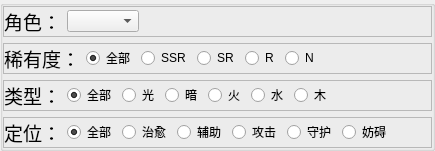
                  <widget class="QGroupBox" name="filterGroupBox">
                   <property name="sizePolicy">
                    <sizepolicy hsizetype="Preferred" vsizetype="Preferred">
                     <horstretch>0</horstretch>
                     <verstretch>0</verstretch>
                    </sizepolicy>
                   </property>
                   <property name="title">
                    <string/>
                   </property>
                   <layout class="QVBoxLayout" name="verticalLayout_37">
                    <property name="leftMargin">
                     <number>0</number>
                    </property>
                    <property name="topMargin">
                     <number>0</number>
                    </property>
                    <property name="rightMargin">
                     <number>0</number>
                    </property>
                    <property name="bottomMargin">
                     <number>0</number>
                    </property>
                    <item>
                     <widget class="QFrame" name="frame_40">
                      <property name="frameShape">
                       <enum>QFrame::StyledPanel</enum>
                      </property>
                      <property name="frameShadow">
                       <enum>QFrame::Raised</enum>
                      </property>
                      <layout class="QHBoxLayout" name="horizontalLayout_27">
                       <property name="leftMargin">
                        <number>0</number>
                       </property>
                       <property name="topMargin">
                        <number>0</number>
                       </property>
                       <property name="rightMargin">
                        <number>0</number>
                       </property>
                       <property name="bottomMargin">
                        <number>0</number>
                       </property>
                       <item>
                        <widget class="QLabel" name="label_24">
                         <property name="sizePolicy">
                          <sizepolicy hsizetype="Preferred" vsizetype="Preferred">
                           <horstretch>0</horstretch>
                           <verstretch>0</verstretch>
                          </sizepolicy>
                         </property>
                         <property name="font">
                          <font>
                           <family>思源宋体 CN</family>
                           <pointsize>14</pointsize>
                           <weight>50</weight>
                           <italic>false</italic>
                           <bold>false</bold>
                          </font>
                         </property>
                         <property name="text">
                          <string>角色：</string>
                         </property>
                        </widget>
                       </item>
                       <item>
                        <widget class="QComboBox" name="filterRoleComboBox"/>
                       </item>
                       <item>
                        <spacer name="horizontalSpacer_6">
                         <property name="orientation">
                          <enum>Qt::Horizontal</enum>
                         </property>
                         <property name="sizeHint" stdset="0">
                          <size>
                           <width>40</width>
                           <height>20</height>
                          </size>
                         </property>
                        </spacer>
                       </item>
                      </layout>
                     </widget>
                    </item>
                    <item>
                     <widget class="QFrame" name="frame_41">
                      <property name="frameShape">
                       <enum>QFrame::StyledPanel</enum>
                      </property>
                      <property name="frameShadow">
                       <enum>QFrame::Raised</enum>
                      </property>
                      <layout class="QHBoxLayout" name="horizontalLayout_28">
                       <property name="leftMargin">
                        <number>0</number>
                       </property>
                       <property name="topMargin">
                        <number>0</number>
                       </property>
                       <property name="rightMargin">
                        <number>0</number>
                       </property>
                       <property name="bottomMargin">
                        <number>0</number>
                       </property>
                       <item>
                        <widget class="QLabel" name="label_25">
                         <property name="font">
                          <font>
                           <family>思源宋体 CN</family>
                           <pointsize>14</pointsize>
                           <weight>50</weight>
                           <italic>false</italic>
                           <bold>false</bold>
                          </font>
                         </property>
                         <property name="text">
                          <string>稀有度：</string>
                         </property>
                        </widget>
                       </item>
                       <item>
                        <widget class="QRadioButton" name="filterRarityRadioBtn_All">
                         <property name="text">
                          <string>全部</string>
                         </property>
                         <property name="checked">
                          <bool>true</bool>
                         </property>
                        </widget>
                       </item>
                       <item>
                        <widget class="QRadioButton" name="filterRarityRadioBtn_SSR">
                         <property name="text">
                          <string>SSR</string>
                         </property>
                        </widget>
                       </item>
                       <item>
                        <widget class="QRadioButton" name="filterRarityRadioBtn_SR">
                         <property name="text">
                          <string>SR</string>
                         </property>
                        </widget>
                       </item>
                       <item>
                        <widget class="QRadioButton" name="filterRarityRadioBtn_R">
                         <property name="text">
                          <string>R</string>
                         </property>
                        </widget>
                       </item>
                       <item>
                        <widget class="QRadioButton" name="filterRarityRadioBtn_N">
                         <property name="text">
                          <string>N</string>
                         </property>
                        </widget>
                       </item>
                       <item>
                        <spacer name="horizontalSpacer_7">
                         <property name="orientation">
                          <enum>Qt::Horizontal</enum>
                         </property>
                         <property name="sizeHint" stdset="0">
                          <size>
                           <width>40</width>
                           <height>20</height>
                          </size>
                         </property>
                        </spacer>
                       </item>
                      </layout>
                     </widget>
                    </item>
                    <item>
                     <widget class="QFrame" name="frame_42">
                      <property name="frameShape">
                       <enum>QFrame::StyledPanel</enum>
                      </property>
                      <property name="frameShadow">
                       <enum>QFrame::Raised</enum>
                      </property>
                      <layout class="QHBoxLayout" name="horizontalLayout_29">
                       <property name="leftMargin">
                        <number>0</number>
                       </property>
                       <property name="topMargin">
                        <number>0</number>
                       </property>
                       <property name="rightMargin">
                        <number>0</number>
                       </property>
                       <property name="bottomMargin">
                        <number>0</number>
                       </property>
                       <item>
                        <widget class="QLabel" name="label_26">
                         <property name="font">
                          <font>
                           <family>思源宋体 CN</family>
                           <pointsize>14</pointsize>
                           <weight>50</weight>
                           <italic>false</italic>
                           <bold>false</bold>
                          </font>
                         </property>
                         <property name="text">
                          <string>类型：</string>
                         </property>
                        </widget>
                       </item>
                       <item>
                        <widget class="QRadioButton" name="filterTypeRadioBtn_All">
                         <property name="text">
                          <string>全部</string>
                         </property>
                         <property name="checked">
                          <bool>true</bool>
                         </property>
                        </widget>
                       </item>
                       <item>
                        <widget class="QRadioButton" name="filterTypeRadioBtn_Lignt">
                         <property name="text">
                          <string>光</string>
                         </property>
                        </widget>
                       </item>
                       <item>
                        <widget class="QRadioButton" name="filterTypeRadioBtn_Dark">
                         <property name="text">
                          <string>暗</string>
                         </property>
                        </widget>
                       </item>
                       <item>
                        <widget class="QRadioButton" name="filterTypeRadioBtn_Fire">
                         <property name="text">
                          <string>火</string>
                         </property>
                        </widget>
                       </item>
                       <item>
                        <widget class="QRadioButton" name="filterTypeRadioBtn_Water">
                         <property name="text">
                          <string>水</string>
                         </property>
                        </widget>
                       </item>
                       <item>
                        <widget class="QRadioButton" name="filterTypeRadioBtn_Wood">
                         <property name="text">
                          <string>木</string>
                         </property>
                        </widget>
                       </item>
                       <item>
                        <spacer name="horizontalSpacer_8">
                         <property name="orientation">
                          <enum>Qt::Horizontal</enum>
                         </property>
                         <property name="sizeHint" stdset="0">
                          <size>
                           <width>40</width>
                           <height>20</height>
                          </size>
                         </property>
                        </spacer>
                       </item>
                      </layout>
                     </widget>
                    </item>
                    <item>
                     <widget class="QFrame" name="frame_39">
                      <property name="frameShape">
                       <enum>QFrame::StyledPanel</enum>
                      </property>
                      <property name="frameShadow">
                       <enum>QFrame::Raised</enum>
                      </property>
                      <layout class="QHBoxLayout" name="horizontalLayout_26">
                       <property name="leftMargin">
                        <number>0</number>
                       </property>
                       <property name="topMargin">
                        <number>0</number>
                       </property>
                       <property name="rightMargin">
                        <number>0</number>
                       </property>
                       <property name="bottomMargin">
                        <number>0</number>
                       </property>
                       <item>
                        <widget class="QLabel" name="label_23">
                         <property name="font">
                          <font>
                           <family>思源宋体 CN</family>
                           <pointsize>14</pointsize>
                           <weight>50</weight>
                           <italic>false</italic>
                           <bold>false</bold>
                          </font>
                         </property>
                         <property name="text">
                          <string>定位：</string>
                         </property>
                        </widget>
                       </item>
                       <item>
                        <widget class="QRadioButton" name="filterOccRadioBtn_All">
                         <property name="text">
                          <string>全部</string>
                         </property>
                         <property name="checked">
                          <bool>true</bool>
                         </property>
                        </widget>
                       </item>
                       <item>
                        <widget class="QRadioButton" name="filterOccRadioBtn_Healer">
                         <property name="text">
                          <string>治愈</string>
                         </property>
                        </widget>
                       </item>
                       <item>
                        <widget class="QRadioButton" name="filterOccRadioBtn_Support">
                         <property name="text">
                          <string>辅助</string>
                         </property>
                        </widget>
                       </item>
                       <item>
                        <widget class="QRadioButton" name="filterOccRadioBtn_Striker">
                         <property name="text">
                          <string>攻击</string>
                         </property>
                        </widget>
                       </item>
                       <item>
                        <widget class="QRadioButton" name="filterOccRadioBtn_Guardian">
                         <property name="text">
                          <string>守护</string>
                         </property>
                        </widget>
                       </item>
                       <item>
                        <widget class="QRadioButton" name="filterOccRadioBtn_Saboteur">
                         <property name="text">
                          <string>妨碍</string>
                         </property>
                        </widget>
                       </item>
                       <item>
                        <spacer name="horizontalSpacer_9">
                         <property name="orientation">
                          <enum>Qt::Horizontal</enum>
                         </property>
                         <property name="sizeHint" stdset="0">
                          <size>
                           <width>40</width>
                           <height>20</height>
                          </size>
                         </property>
                        </spacer>
                       </item>
                      </layout>
                     </widget>
                    </item>
                   </layout>
                  </widget>
